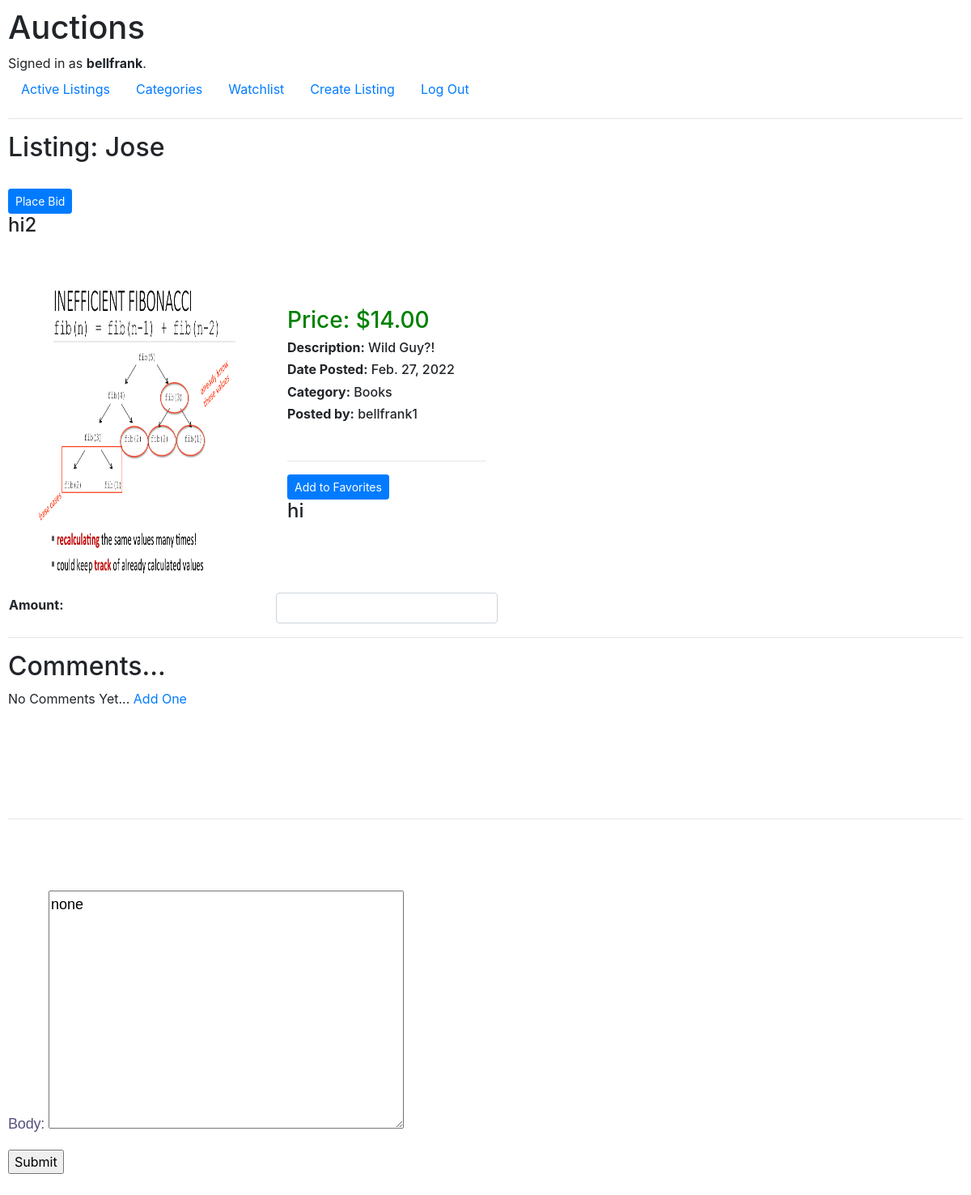
The app's page /listing/3 (signed in), older data.
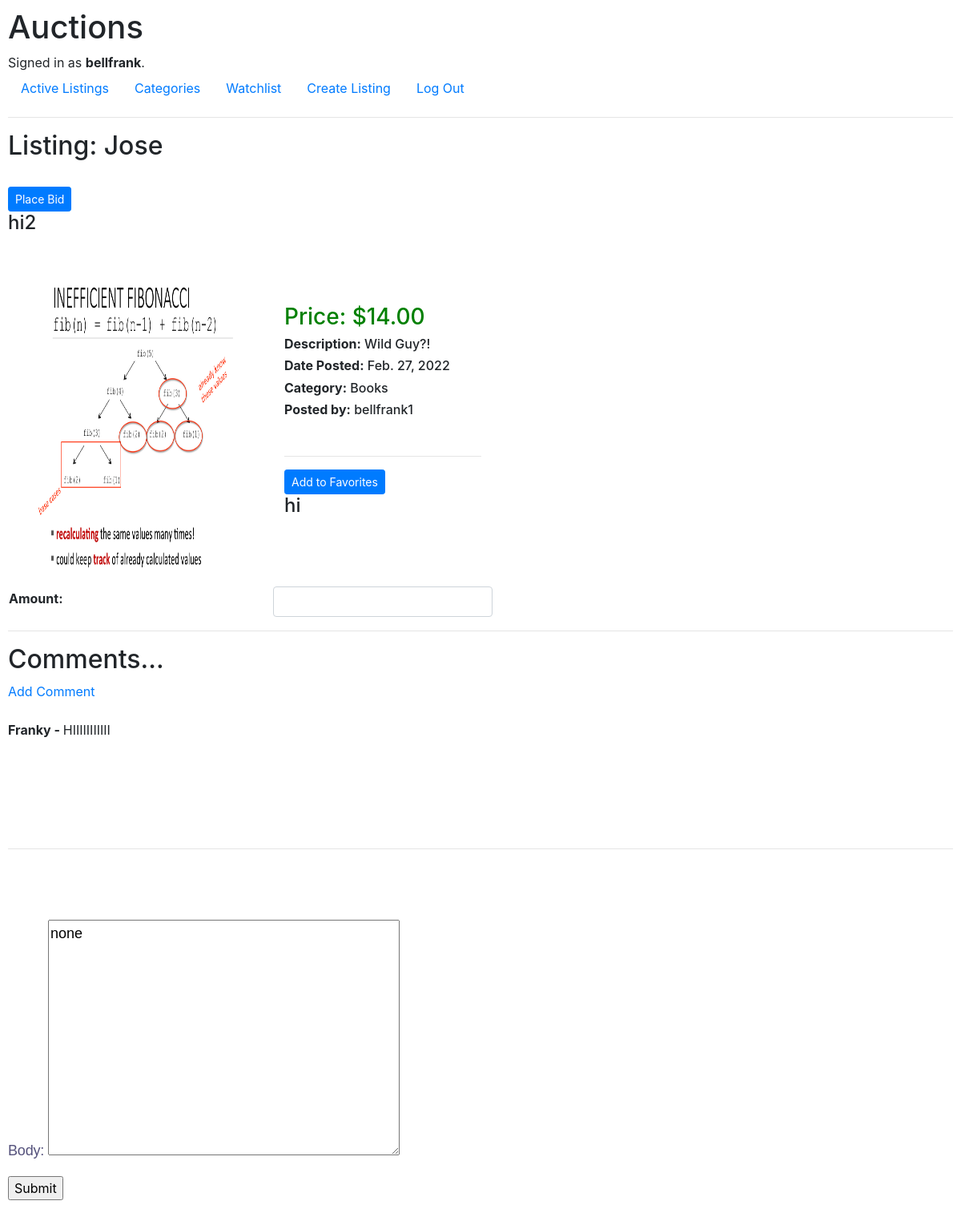
The same page, newer data.
### auctions/models.py (models this page shows, shortened)
class AuctionComments(models.Model):
    post = models.ForeignKey(AuctionListings, on_delete=models.CASCADE, related_name="comments")
    name = models.CharField(max_length=255, default="none")
    body = models.TextField(default="none")

### auctions/views.py (the view)
# urls.py: path("listing/<int:listing_id>", views.listing_page, name="listing_page"),
def listing_page(request, listing_id):
    listing = AuctionListings.objects.get(id=listing_id)
    watchlisted = False
    if listing.favorites.filter(id=request.user.id).exists():
        watchlisted = True
    if request.method == "POST":
        form = CommentForm(request.POST, request.FILES)
        form.instance.post = listing_id
        form.instance.name = request.user
        if form.is_valid():
            form.save()
            return HttpResponseRedirect(reverse("listing_page"))
        else:
            return render(request, "auctions/listing.html", {
                "form": form
            })
    else:
        return render(request, "auctions/listing.html",{
            "listing": listing,
            "listing_form": CommentForm(),
            "bidform":BidForm(),
            "listing_id":listing_id,
            "watchlisted":watchlisted,
        })

### auctions/views.py
class CommentForm(forms.ModelForm):
    class Meta:
        model = AuctionComments
        exclude = ['post', 'name']
        widgets = {
            'add_comment': forms.Textarea(attrs={'class':'form-control'}),
        }

class BidForm(forms.ModelForm):
    class Meta:
        model = AuctionBids
        exclude = ['user', 'listing']
        widgets = {
            'amount': forms.TimeInput(attrs={'class':'form-control'}),
        }

### auctions/templates/auctions/listing.html (shortened to what this page needs)
{% extends "auctions/layout.html" %}
{% block body %}
    <h2>Listing: {{listing.title.title}}</h2>
    <br>
    <table>
        <tr>
            <td style="padding: 15px;">
            {% if listing.img %}
                <img src="{{listing.img.url}}" alt="" style="width:300px;height:400px;">
            {% endif %}
            </td>
            <td style="padding: 15px;">
            <h3>
                <div style="color: green;">Price: ${{listing.price}}</div>
            </h3>
            <h6><strong>Description:</strong> {{listing.description}}</h6>
            <h6><strong>Date Posted:</strong> {{listing.last_modified}}</h6>
            <h6><strong>Category:</strong> {{listing.category.title}}</h6>
            <h6><strong>Posted by:</strong> {{listing.user}}</h6>
            <br>
            <hr>
            {% if user.is_authenticated %}
                <form action="{% url 'favorite_post' listing_id %}" method="post">
                    {% if watchlisted %}
                        <button type="submit", name="post_id", value="{{ post.id }}", class="btn btn-danger btn-sm">Remove from Favorites</button>
                    {% else %}
                        <button type="submit", name="post_id", value="{{ post.id }}", class="btn btn-primary btn-sm">Add to Favorites</button>
                    {% endif %}
                </form>
                <h4>hi</h4>
                <form action="{% url 'listing_page' listing_id %}" method="post">
                    {{ bidform }}
                    <button type="submit", name="post_id", value="{{ post.id }}", class="btn btn-primary btn-sm">Place Bid</button>
                </form>
                <h4>hi2</h4>
            {% endif %}
            </td>
        </tr>
    </table>
    {% if user.is_authenticated %}
        <hr>
        <h2>Comments...</h2>
        {% if not listing.comments.all %}
            No Comments Yet... <a href="#">
                Add One
            </a>
        {% else %}
        <a href="">Add Comment</a>
        <br/><br/>
            {% for comment in listing.comments.all %}
                <strong>
                    {{ comment.name }} -
                </strong>
                {{ comment.body }}
            {% endfor %}
        {% endif %}
        <br>
        <br>
        <br>
        <br>
        <br>
        <br>
        <hr>
        <br>
        <br>
        <br>
        <div class="form-group">
            <form action="{% url 'listing_page' listing_id %}" method="post" enctype="multipart/form-data">
                {{ listing_form.as_p }}
                <input type="submit">
            </form>
        </div>
    {% endif %}
{% endblock %}

Row changes from the older to the newer data that the page shows:
added AuctionComments: name "Franky", body "HIIIIIIIIIII"
Text that changed along with them:
text no longer shown: "No Comments Yet... Add One"
text now shown: "Add Comment"
